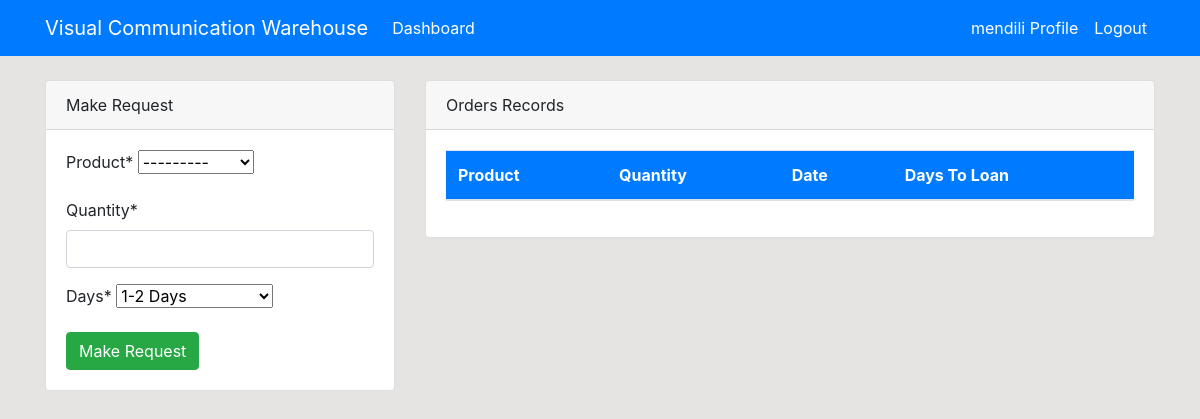
/dashboard/ (signed in), run on an earlier commit of the app's database.
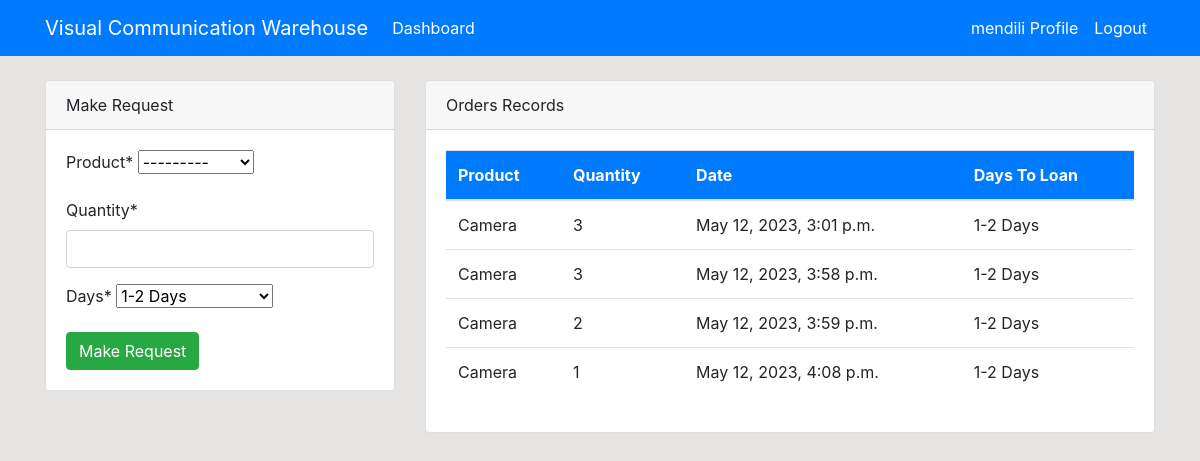
And on a later commit of the database.
### dashboard/models.py (models this page shows, shortened)
class Order(models.Model):
    product = models.ForeignKey(Product, on_delete=models.CASCADE,null=True)
    staff = models.ForeignKey(User, models.CASCADE, null=True)
    quantity = models.PositiveIntegerField(null=True)
    date = models.DateTimeField(auto_now_add=True)

class Product(models.Model):
    name = models.CharField(max_length=100,null=True)
    sn = models.PositiveIntegerField(null=True, verbose_name='Serial Number')
    category = models.CharField(max_length=100,choices=CATEGORY,null=True)
    quantity = models.PositiveIntegerField(null=True)
    days = models.CharField(max_length=100,choices=DAYS_TO_LOAN,null=True,verbose_name='Days To Loan',default='1-2 Days')
    def __str__(self):
        return f'{self.name}-{self.quantity}'

### dashboard/views.py (the view)
# urls.py: path('dashboard/', views.index, name='dashboard-index'),
@login_required(login_url='user_login')
def index(request):
    orders = Order.objects.all()
    if request.method=='POST':
        form = OrderForm(request.POST)
        if form.is_valid():
            instance = form.save(commit=False)
            instance.staff = request.user
            instance.save()
            return redirect('dashboard-index')
    else:
        form = OrderForm()
    context = {
        'orders':orders,
        'form':form,
    }
    return render(request,'dashboard/index.html',context)

### dashboard/forms.py
class OrderForm(forms.ModelForm):
    days = forms.ChoiceField(choices=DAYS_TO_LOAN, required=True)
    class Meta:
        model = Order
        fields = ['product', 'quantity', 'days']
    def __init__(self, *args, **kwargs):
        super().__init__(*args, **kwargs)
        self.fields['product'].queryset = Product.objects.all()

### templates/dashboard/index.html
{% extends 'partials/base.html' %}
{% block content %}
{% if user.is_authenticated and user.is_staff and user.is_superuser %}
{% include 'partials/topnav.html' %}
<div class="container">
    <div class="row my-5">
        <div class="col-md-6">
            <div class="bg-white">
                <canvas id="myChart1" width="400" height="300"></canvas>
                <script>
                    var ctx = document.getElementById('myChart1').getContext('2d');
                    var myChart1 = new Chart(ctx, {
                        type: 'pie',
                        data: {
                            labels: ['Red', 'Blue', 'Yellow', 'Green', 'Purple', 'Orange'],
                            datasets: [{
                                label: 'Products',
                                data: [12, 19, 3, 5, 2, 3],
                                backgroundColor: [
                                    'rgba(255, 99, 132, 1)',
                                    'rgba(54, 162, 235, 1)',
                                    'rgba(255, 206, 86, 1)',
                                    'rgba(75, 192, 192, 1)',
                                    'rgba(153, 102, 255, 1)',
                                    'rgba(255, 159, 64, 1)'
                                ],
                                borderColor: [
                                    'rgba(255, 99, 132, 1)',
                                    'rgba(54, 162, 235, 1)',
                                    'rgba(255, 206, 86, 1)',
                                    'rgba(75, 192, 192, 1)',
                                    'rgba(153, 102, 255, 1)',
                                    'rgba(255, 159, 64, 1)'
                                ],
                                borderWidth: 1
                            }]
                        },
                        options: {
                            scales: {
                                yAxes: [{
                                    ticks: {
                                        beginAtZero: true
                                    }
                                }]
                            }
                        }
                    });
                </script>
            </div>
        </div>
        <div class="col-md-6">
            <div class="bg-white">
                <canvas id="myChart" width="400" height="300"></canvas>
                <script>
                    var ctx = document.getElementById('myChart').getContext('2d');
                    var myChart = new Chart(ctx, {
                        type: 'bar',
                        data: {
                            labels: ['Red', 'Blue', 'Yellow', 'Green', 'Purple', 'Orange'],
                            datasets: [{
                                label: 'Products',
                                data: [12, 19, 3, 5, 2, 3],
                                backgroundColor: [
                                    'rgba(255, 99, 132, 1)',
                                    'rgba(54, 162, 235, 1)',
                                    'rgba(255, 206, 86, 1)',
                                    'rgba(75, 192, 192, 1)',
                                    'rgba(153, 102, 255, 1)',
                                    'rgba(255, 159, 64, 1)'
                                ],
                                borderColor: [
                                    'rgba(255, 99, 132, 1)',
                                    'rgba(54, 162, 235, 1)',
                                    'rgba(255, 206, 86, 1)',
                                    'rgba(75, 192, 192, 1)',
                                    'rgba(153, 102, 255, 1)',
                                    'rgba(255, 159, 64, 1)'
                                ],
                                borderWidth: 1
                            }]
                        },
                        options: {
                            scales: {
                                yAxes: [{
                                    ticks: {
                                        beginAtZero: true
                                    }
                                }]
                            }
                        }
                    });
                </script>
            </div>
        </div>
    </div>
</div>
{% else %}
{% include 'dashboard/staff_index.html' %}
{% endif %}
{% endblock %}

### templates/dashboard/staff_index.html (shortened to what this page needs)
<div class="container">
    {% load crispy_forms_tags %}
    <div>
        <div class="row mt-4">
            <div class="col-md-4">
                <div class="card">
                    <div class="card-header">
                        Make Request
                    </div>
                    <div class="card-body">
                        <form method="POST">
                            {{ form|crispy }}
                            <input class="btn btn-success" type="submit" value="Make Request">
                        </form>
                    </div>
                </div>
            </div>
            <div class="col-md-8">
                <div class="card">
                    <div class="card-header">
                        Orders Records
                    </div>
                    <div class="card-body">
                        <table class="table bg-white">
                            <thead class="bg-primary text-white">
                                <tr>
                                    <th scope="col">Product</th>
                                    <th scope="col">Quantity</th>
                                    <th scope="col">Date</th>
                                    <th scope="col">Days To Loan</th>
                                </tr>
                            </thead>
                            <tbody>
                                {% for order in orders %}
                                {% if order.staff == user%}
                                <tr>
                                    <td>{{order.product.name}}</td>
                                    <td>{{order.quantity}}</td>
                                    <td>{{order.date}}</td>
                                    <td>{{order.product.days}}</td>
                                </tr>
                                {% endif %}
                                {% endfor %}
                            </tbody>
                        </table>
                    </div>
                </div>
            </div>
        </div>
    </div>
</div>

What changed in the data, as far as the page shows it:
added Order: product.name "Camera", quantity "3", date "May 12, 2023, 3:01 p.m.", product.days "1-2 Days"
added Order: product.name "Camera", quantity "3", date "May 12, 2023, 3:58 p.m.", product.days "1-2 Days"
added Order: product.name "Camera", quantity "2", date "May 12, 2023, 3:59 p.m.", product.days "1-2 Days"
added Order: product.name "Camera", quantity "1", date "May 12, 2023, 4:08 p.m.", product.days "1-2 Days"
